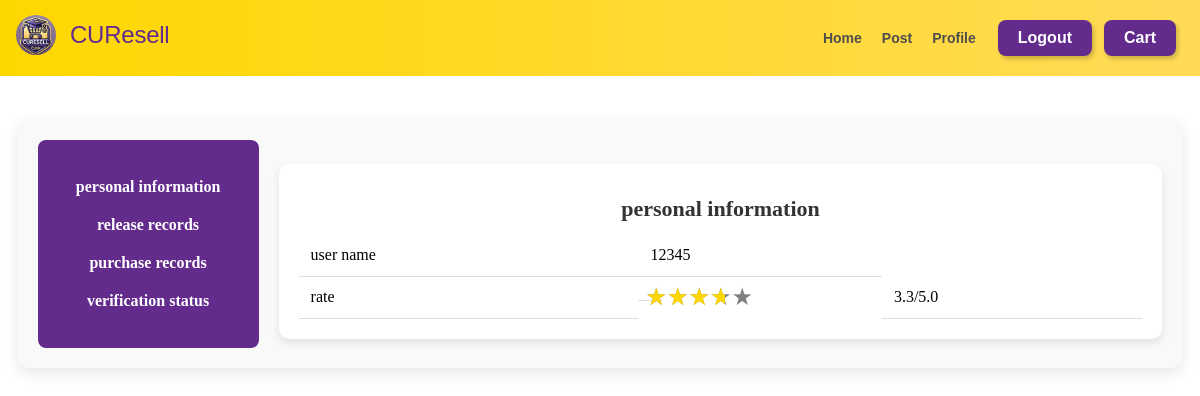
Page /profile/ (signed in) on the earlier database version.
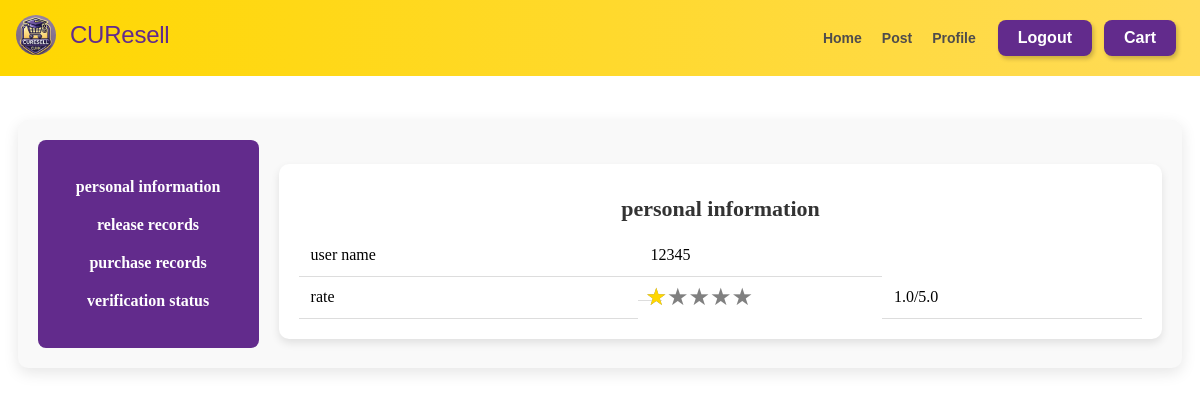
Same page on the later database version.
### user/models.py (models this page shows)
class UserInfo(models.Model):
    username = models.CharField(max_length=20)
    password = models.CharField(max_length=40)
    email = models.CharField(max_length=30,default='')
    rate = models.FloatField(default=5.0)
    rate_number = models.IntegerField(default=0)

### user/views.py (the view)
# urls.py: url(r'^profile/$',views.profile, name='profile'),
def profile(request):
    username = request.session.get('username')
    userinfo = UserInfo.objects.filter(username=username).first()
    rate = userinfo.rate
    if username == None:
        context = { 'error_msg': 'please login first'}
        return render(request, 'profile.html', context)
    else:
        context = {'username': username, 'rate1': rate, 'rate2': int(rate*100)}
        return render(request, 'profile.html', context)

### templates/profile.html (shortened to what this page needs)
<!DOCTYPE html>
<html lang="en">
<head>
  <link rel="stylesheet" href="/static/css/post_prod.css">
  <link rel="stylesheet" href="/static/css/nav_bar.css">
  <link rel="stylesheet" href="/static/css/profile.css">
</head>
<body>
  {% include 'nav_bar.html' %}
    <div class="list">
      <div class="list_nav ">
          <ul class="list-group">
              <li class="list-group-item"><a onclick="goToProfile()">personal information</a></li>
              <li class="list-group-item"><a onclick="goToReleaseRecords()">release records</a></li>
              <li class="list-group-item"><a onclick="goToPurchaseRecords()">purchase records</a></li>
              <li class="list-group-item"><a onclick="goToVerification()">verification status</a></li>
          </ul>
      </div>
      <div class="list_body">
          <table class="table">
              <caption class="text-center">personal information</caption>
                  <tbody>
                      <tr>
                          <td>user name</td>
                          <td>{% if username %}
                                  {{ username }}
                              {% else %}
                                  <p style="color: red;">{{ error_msg }}</p>
                              {% endif %}
                        </td>
                      </tr>
                      <tr>
                        <tr>
                            <td>rate</td>
                            <td class="rating-cell">
                                <div class="stars">★★★★★</div>
                                <div class="overlay">★★★★★</div>
                            </td>
                            <td>{{ rate1|floatformat:1 }}/5.0</td>
                        </tr>
                    </tr>
                  </tbody>
              </table>
      </div>
  </div>
</body>
</html>

Differences in the rows shown:
changed UserInfo: rate "3.3" → "1.0"
